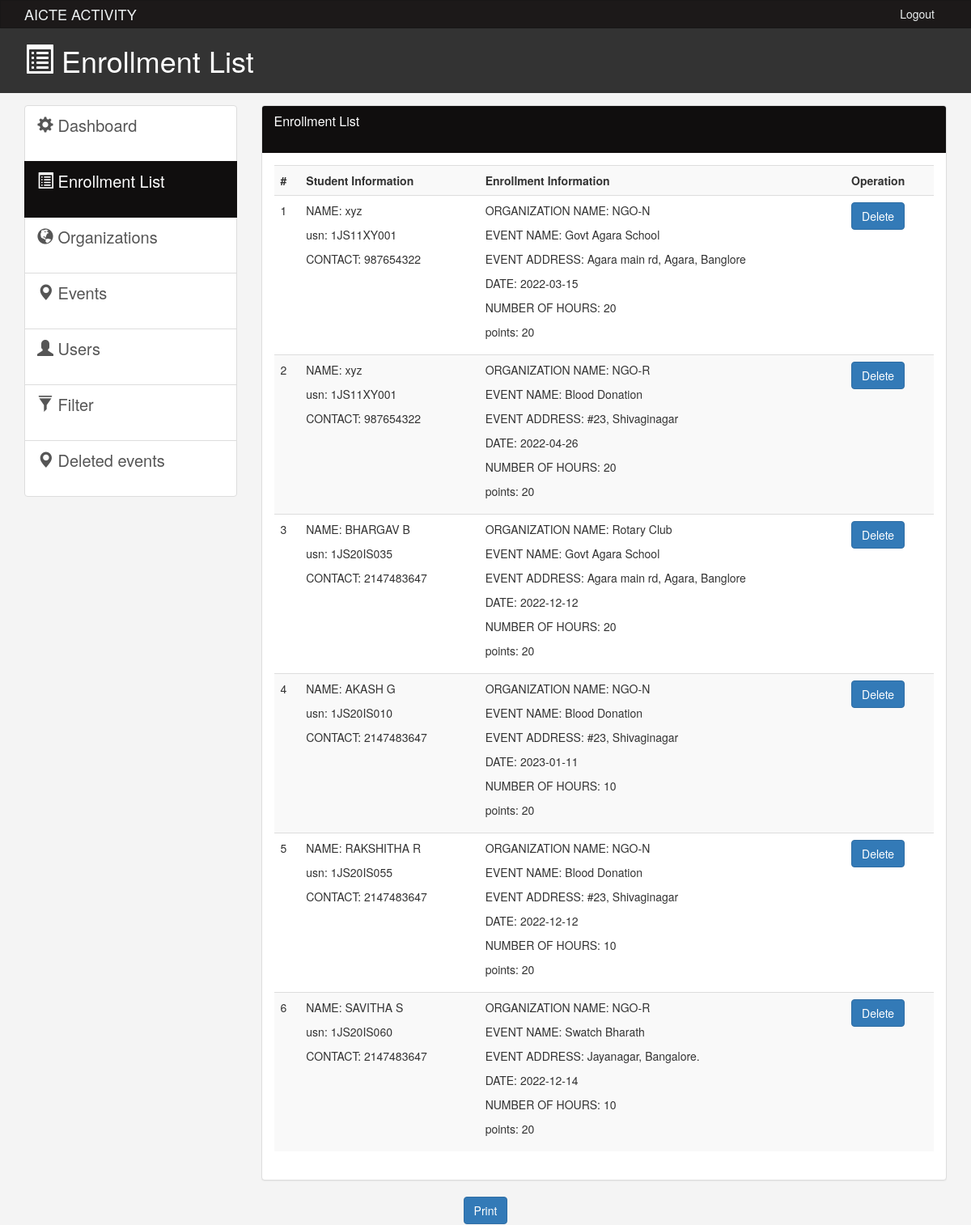
Screenshot of /admin/bookings_list.php with the database file from the repository.
### tables this page shows
CREATE TABLE `event_booking` (
  `id` int(3) NOT NULL,
  `user_name` varchar(25) NOT NULL,
  `usn` varchar(10) NOT NULL,
  `user_phone` int(10) NOT NULL,
  `event_id` int(1) NOT NULL,
  `organization_id` int(1) NOT NULL,
  `date` date NOT NULL,
  `no_of_hours` int(3) NOT NULL
);

CREATE TABLE `organization` (
  `id` int(1) NOT NULL,
  `name` varchar(25) NOT NULL,
  `description` varchar(100) NOT NULL
);

CREATE TABLE `event` (
  `id` int(1) NOT NULL,
  `name` varchar(25) NOT NULL,
  `address` varchar(100) NOT NULL,
  `description` varchar(200) NOT NULL,
  `points` int(5) NOT NULL
);

### admin/bookings_list.php (the view, shortened to what this page needs)
<!DOCTYPE html>
<html lang="en">
  <head>
    <link href="css/bootstrap.min.css?v=<?php echo time(); ?>" rel="stylesheet">
    <link href="css/style.css?v=<?php echo time(); ?>" rel="stylesheet">
  </head>
  <body>
    <nav class="navbar navbar-default">
      <div class="container">
        <div class="navbar-header">
          <a class="navbar-brand" href="#">AICTE ACTIVITY</a>
        </div>
        <div id="navbar" class="collapse navbar-collapse">
          <ul class="nav navbar-nav navbar-right">
            <li><a href="../login.php">Logout</a></li>
          </ul>
        </div>
      </div>
    </nav>
    <header id="header">
      <div class="container">
        <div class="row">
          <div class="col-md-10">
            <h1><span class="glyphicon glyphicon-list-alt" aria-hidden="true"></span> Enrollment List</h1>
          </div>
          <div class="col-md-2">
            <div class="dropdown create">
              </div>
      </div>
        </div>
      </div>
    </header>
    <section id="main">
      <div class="container">
        <div class="row">
          <div class="col-md-3">
            <div class="list-group">
              <a href="index.php" class="list-group-item">
                <span class="glyphicon glyphicon-cog" aria-hidden="true"></span> Dashboard
              </a>
              <a href="bookings_list.php" class="list-group-item active main-color-bg"><span class="glyphicon glyphicon-list-alt" aria-hidden="true"></span> Enrollment List </a>
              <a href="organizations.php" class="list-group-item"><span class="glyphicon glyphicon-globe" aria-hidden="true"></span> Organizations </a>
              <a href="events.php" class="list-group-item"><span class="glyphicon glyphicon-map-marker" aria-hidden="true"></span> Events </a>
              <a href="users.php" class="list-group-item"><span class="glyphicon glyphicon-user" aria-hidden="true"></span> Users </a>
              <a href="filter.php" class="list-group-item"><span class="glyphicon glyphicon-filter" aria-hidden="true"></span> Filter </a>
              <a href="event_logs.php" class="list-group-item"><span class="glyphicon glyphicon-map-marker" aria-hidden="true"></span> Deleted events </a>
              </div>
          </div>
          <div class="col-md-9">
            <div class="panel panel-default">
              <div class="panel-heading main-color-bg">
                <h3 class="panel-title">Enrollment List</h3><br>
              </div>
              <div class="panel-body">
                <table class="table table-striped table-hover">
                      <tr>
                        <th>#</th>
                        <th>Student Information</th>
                        <th>Enrollment Information</th>
                        <th>Operation</th>
                      </tr>
                      <?php  include('../connection.php'); ?>
                      <?php
                       $sql="SELECT * from `event_booking`;";
                       $res = mysqli_query ($data, $sql);
                       $i=1;
                       while($row = mysqli_fetch_array($res)
                       ){
                        echo "<tr>";
                        echo "<td> "; echo $i++ ;
                        echo"</td>";
                        echo "<td><p> NAME: "; echo $row["user_name"]."</p>";
                        echo "<p> usn: "; echo $row["usn"]."</p>";
                        echo "<p> CONTACT: " ;echo $row["user_phone"]."</p>" ;
                        echo"</td>";
                        $eid=$row["organization_id"] ;
                        $sql_organization_name = "SELECT `name` FROM `organization` where `id` = '$eid' ";
                        $res_organization_name = mysqli_query($data, $sql_organization_name);
                        $row_organization_name = mysqli_fetch_array($res_organization_name);
                        echo "<td><p> ORGANIZATION NAME: "; echo $row_organization_name["name"]."</p>";
                        $vid=$row["event_id"] ;
                        $sql_event = "SELECT * FROM `event` where `id` = '$vid' ";
                        $res_event = mysqli_query($data, $sql_event);
                        $row_event = mysqli_fetch_array($res_event);
                        $id =  $row["id"];
                        echo "<p> EVENT NAME: " ;echo $row_event["name"]."</p>" ;
                        echo "<p> EVENT ADDRESS: " ;echo $row_event["address"]."</p>" ;
                        echo "<p> DATE: " ;echo $row["date"]."</p>" ;
                        echo "<p> NUMBER OF HOURS: " ;echo $row["no_of_hours"]."</p>" ;
                        $points =  $row_event["points"];
                        echo "<p> points: " ;echo $points."</p>" ;
                        echo"</td>";
                        echo "<td>"; echo "<a class='btn btn-primary' href='delete_bookings.php?id=$id'>Delete</a>"; echo" </td>";
                        echo "</tr>";
                       }
                      ?>
                    </table>
              </div>
              </div>
          </div>
        </div>
      </div>
    </section>
      <div class="text-center">
        <a href="../print.php" class="btn btn-primary">  Print  </a>
      </div>
  </body>
</html>

### admin/css/style.css (style rules this page uses)
body { background:#f4f4f4; }
.navbar { min-height: 33px !important; margin-bottom:0; border-radius:0; }
.navbar-nav > li > a, .navbar-brand { padding-top:6px !important; padding-bottom:0 !important; height: 33px; }
.navbar-default { background-color: #1c1919; border-color: #181717; }
.navbar-default .navbar-brand { color: #ecf0f1; }
.navbar-default .navbar-nav > li > a { color: #ecf0f1; }
.navbar-default .navbar-collapse, .navbar-default .navbar-form { border-color: #ecf0f1; }
.main-color-bg { background-color: #100e0e !important; border-color: #131010 !important; color:#ffffff !important; }
#header { background:#333333; color:#ffffff; padding-bottom: 10px; margin-bottom: 15px; }
#header .create { padding-top: 20px; }
.list-group { height: 400px !important; }
a.list-group-item { font-size: 20px !important; }
.list-group-item { height: 70px !important; }

### rows the page displays
event_booking: user_name "xyz", usn "1JS11XY001", user_phone "987654322", organization.name "NGO-N", event.name "Govt Agara School", event.address "Agara main rd, Agara, Banglore", date "2022-03-15", no_of_hours "20", event.points "20"
event_booking: user_name "xyz", usn "1JS11XY001", user_phone "987654322", organization.name "NGO-R", event.name "Blood Donation", event.address "#23, Shivaginagar", date "2022-04-26", no_of_hours "20", event.points "20"
event_booking: user_name "BHARGAV B", usn "1JS20IS035", user_phone "2147483647", organization.name "Rotary Club", event.name "Govt Agara School", event.address "Agara main rd, Agara, Banglore", date "2022-12-12", no_of_hours "20", event.points "20"
event_booking: user_name "AKASH G", usn "1JS20IS010", user_phone "2147483647", organization.name "NGO-N", event.name "Blood Donation", event.address "#23, Shivaginagar", date "2023-01-11", no_of_hours "10", event.points "20"
event_booking: user_name "RAKSHITHA R", usn "1JS20IS055", user_phone "2147483647", organization.name "NGO-N", event.name "Blood Donation", event.address "#23, Shivaginagar", date "2022-12-12", no_of_hours "10", event.points "20"
event_booking: user_name "SAVITHA S", usn "1JS20IS060", user_phone "2147483647", organization.name "NGO-R", event.name "Swatch Bharath", event.address "Jayanagar, Bangalore.", date "2022-12-14", no_of_hours "10", event.points "20"
